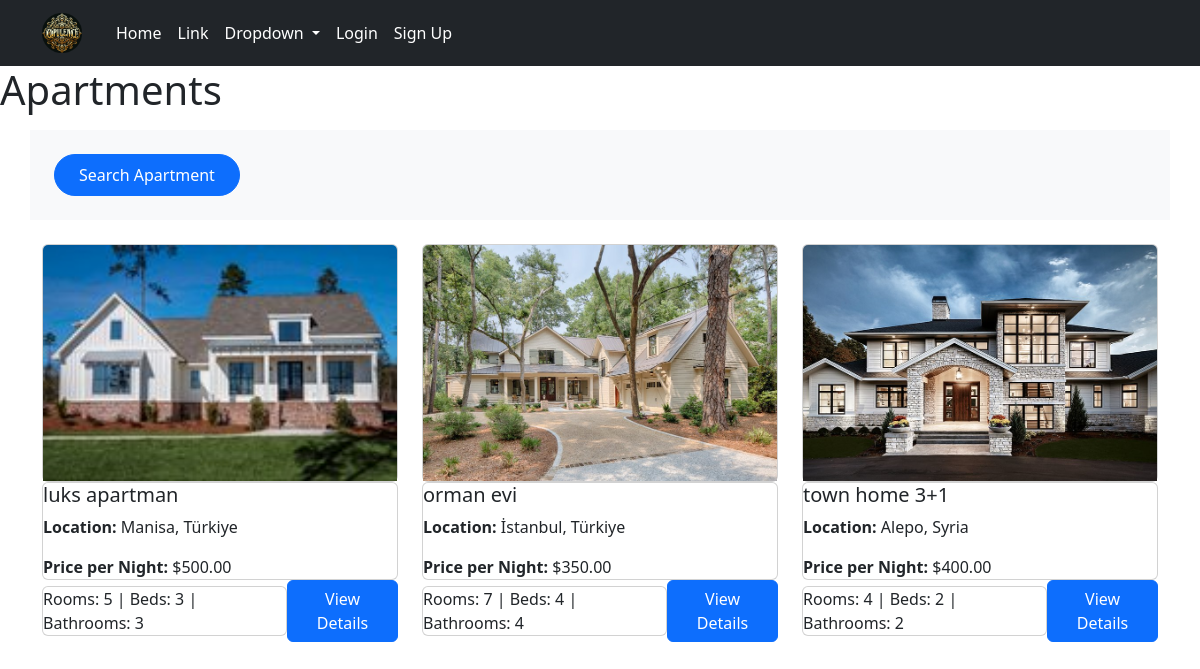
The page / on the database its author committed.
### apartments/models.py (models this page shows, shortened)
class Apartment(models.Model):
    category = models.ForeignKey(Category, on_delete=models.CASCADE)
    country=models.ForeignKey(Country,on_delete=models.SET_NULL,null=True,blank=True)
    city = models.ForeignKey(City, on_delete=models.CASCADE)
    apt_name = models.CharField(max_length=255)
    description = models.TextField()
    cover_image=models.ImageField(upload_to='covers/',null=True)
    district = models.CharField(max_length=30)
    is_active = models.BooleanField(default=True)
    is_booked = models.BooleanField(default=False)
    rooms = models.IntegerField()
    beds = models.IntegerField()
    bath_rooms = models.IntegerField()
    wifi = models.BooleanField(default=False)
    tv = models.BooleanField(default=False)
    price_per_night = models.DecimalField(max_digits=10, decimal_places=2)
    user = models.ForeignKey(settings.AUTH_USER_MODEL, null=True, blank=True, on_delete=models.CASCADE)
    created_at = models.DateTimeField(auto_now_add=True,null=True)
    updated_at = models.DateTimeField(auto_now=True,null=True)

class City(models.Model):
    city_name = models.CharField(max_length=100)
    postal_code = models.IntegerField()
    country = models.ForeignKey(Country, on_delete=models.CASCADE)
    def __str__(self):
        return self.city_name

class Country(models.Model):
    country_name = models.CharField(max_length=100)
    def __str__(self):
        return self.country_name

### apartments/views.py (the view)
# urls.py: path('',views.ApartmentListView.as_view(),name='index'),
class ApartmentListView(ListView):
    model = Apartment
    context_object_name = 'apartments'
    template_name = "apartment/list.html"
    def get_context_data(self, **kwargs):
        context = super().get_context_data(**kwargs)
        context = {
            'apartments':Apartment.objects.filter(is_active=True),
            'cities': City.objects.all(),
            'countries': Country.objects.all().order_by('country_name'),
                 }
        return context

### templates/apartment/list.html (shortened to what this page needs)
{% extends "base.html" %}
{% load static %}
{% block content %}
<h1 class="">Apartments</h1>
<div class="container bg-light p-4 mt-3 mb-4">
{% include 'partials/search_bar.html' with cities=cities countries=countries %}
</div>
<div class="container">
    <div class="row row-cols-1 row-cols-md-2 row-cols-lg-3 g-4">
        {% for apartment in apartments %}
        <div class="col">
            <a href="{% url 'detail' apartment.id %}?apartment_id={{apartment.id}}" class="card text-decoration-none">
                <img src="{% if apartment.cover_image %}{{ apartment.cover_image.url }}{% else %}placeholder.jpg{% endif %}" class="card-img-top" alt="Apartment Image">
                <div class="card-body">
                    <h5 class="card-title">{{ apartment.apt_name }}</h5>
                    <p class="card-text"><strong>Location:</strong> {{ apartment.city }}, {{ apartment.country }}</p>
                    <p class="card-text"><strong>Price per Night:</strong> ${{ apartment.price_per_night }}</p>
                    <div class="d-flex justify-content-between align-items-center">
                        <p class="card-text">Rooms: {{ apartment.rooms }} | Beds: {{ apartment.beds }} | Bathrooms: {{ apartment.bath_rooms }}</p>
                        <a href="{% url 'detail' apartment.id %}?apartment_id={{apartment.id}}" class="btn btn-primary">View Details</a>
                    </div>
                </div>
            </a>
        </div>
        {% endfor %}
    </div>
</div>
{% endblock content %}

### BookingSystem/static/css/style.css (style rules this page uses)
body { background-color: black; color: white; }

### rows shown on the page
Apartment: cover_image (picture), apt_name "luks apartman", city "Manisa", country "Türkiye", price_per_night "500.00", rooms "5", beds "3", bath_rooms "3"
Apartment: cover_image (picture), apt_name "orman evi", city "İstanbul", country "Türkiye", price_per_night "350.00", rooms "7", beds "4", bath_rooms "4"
Apartment: cover_image (picture), apt_name "town home 3+1", city "Alepo", country "Syria", price_per_night "400.00", rooms "4", beds "2", bath_rooms "2"
